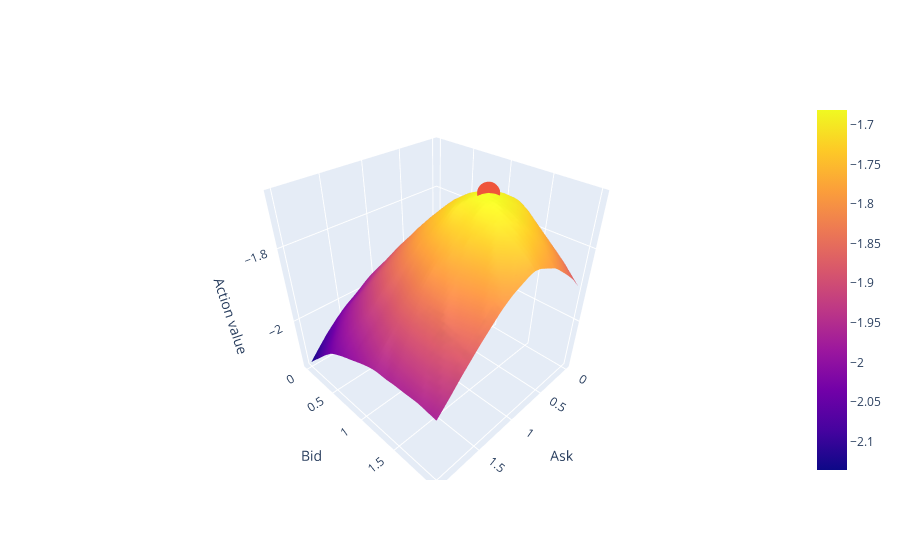

The notebook cell saved with this chart:
### Code cell
def plot_action_value(agent: Agent, observation: float):
    @cache
    def action_value(action):
        return agent.critic.evaluate(observations=observation.batch, actions=action.batch).item()

    asks = np.linspace(0, 2)
    bids = np.linspace(0, 2)
    values = [[action_value(Action(ask=ask, bid=bid)) for ask in asks] for bid in bids]
    best_action = max(
        (Action(ask=ask, bid=bid) for ask in asks for bid in bids), key=action_value
    )
    return go.Figure(
        layout=dict(
            scene=dict(xaxis_title="Ask", yaxis_title="Bid", zaxis_title="Action value")
        ),
        data=[
            go.Surface(
                name="Action value",
                x=asks,
                y=bids,
                z=values,
            ),
            go.Scatter3d(
                name="Best action",
                x=[best_action.ask],
                y=[best_action.bid],
                z=[action_value(best_action)],
            ),
        ],
    )


plot_action_value(experiment.agent, observation=Observation(cash_balance=1, asset_balance=1, best_ask=0.75, best_bid=1.25))

### Figure 1 — Plotly figure (JSON) as saved in the notebook; plotly's stock layout.template omitted (floating-point values rounded to 4 significant figures; data arrays with more than 128 entries replaced by an {"elided": "..."} marker saying what was removed)
{"data": [{"name": "Action value", "type": "surface", "x": [0, 0.04082, 0.08163, 0.1224, 0.1633, 0.2041, 0.2449, 0.2857, 0.3265, 0.3673, 0.4082, 0.449, 0.4898, 0.5306, 0.5714, 0.6122, 0.6531, 0.6939, 0.7347, 0.7755, 0.8163, 0.8571, 0.898, 0.9388, 0.9796, 1.02, 1.061, 1.102, 1.143, 1.184, 1.224, 1.265, 1.306, 1.347, 1.388, 1.429, 1.469, 1.51, 1.551, 1.592, 1.633, 1.673, 1.714, 1.755, 1.796, 1.837, 1.878, 1.918, 1.959, 2], "y": [0, 0.04082, 0.08163, 0.1224, 0.1633, 0.2041, 0.2449, 0.2857, 0.3265, 0.3673, 0.4082, 0.449, 0.4898, 0.5306, 0.5714, 0.6122, 0.6531, 0.6939, 0.7347, 0.7755, 0.8163, 0.8571, 0.898, 0.9388, 0.9796, 1.02, 1.061, 1.102, 1.143, 1.184, 1.224, 1.265, 1.306, 1.347, 1.388, 1.429, 1.469, 1.51, 1.551, 1.592, 1.633, 1.673, 1.714, 1.755, 1.796, 1.837, 1.878, 1.918, 1.959, 2], "z": {"elided": "50x50 float values"}}, {"name": "Best action", "type": "scatter3d", "x": [0.6122], "y": [1.265], "z": [-1.681]}], "layout": {"scene": {"xaxis": {"title": {"text": "Ask"}}, "yaxis": {"title": {"text": "Bid"}}, "zaxis": {"title": {"text": "Action value"}}}}}
